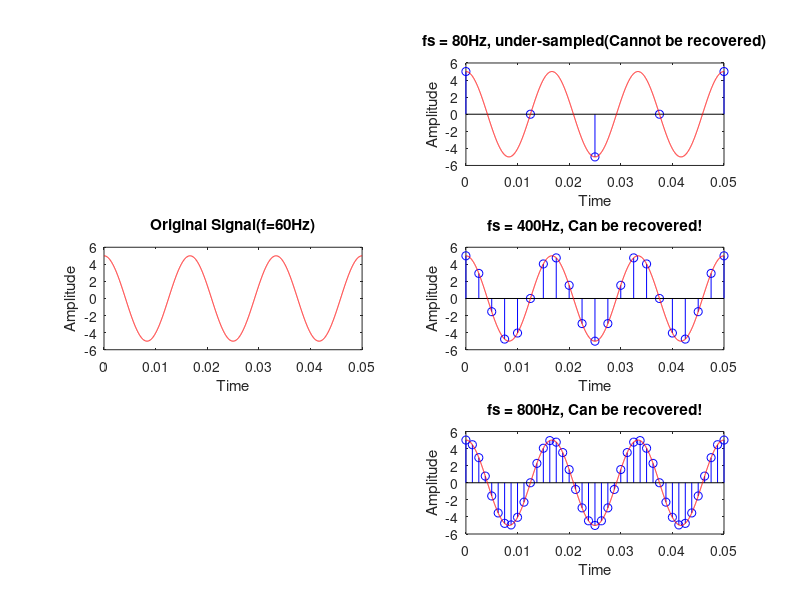

Write MATLAB code to recreate this figure.
clc;
clear;
fm = 60;
T = 1./fm;
fs1 = 80;
fs2 = 400;
fs3 = 800;
t = 0:0.00001:3*T;

y1 = 5*cos(120*pi*t);
n1 = 0:1./fs1:3*T;
n2 = 0:1./fs2:3*T;
n3 = 0:1./fs3:3*T;

subplot(3,2,3);
plot(t,y1,'r');
xlabel('Time');
ylabel('Amplitude');
title('Original Signal(f=60Hz)');

y2 = 5*cos(120*pi*n1);
y3 = 5*cos(120*pi*n2);
y4 = 5*cos(120*pi*n3);

subplot(3,2,2);
stem(n1,y2,'b');
title('fs = 80Hz, under-sampled(Cannot be recovered)');
hold on;
plot(t,y1,'r');
xlabel('Time');
ylabel('Amplitude');

subplot(3,2,4);
stem(n2,y3,'b');
title('fs = 400Hz, Can be recovered!');
hold on;
plot(t,y1,'r');
xlabel('Time');
ylabel('Amplitude');

subplot(3,2,6);
stem(n3,y4,'b');
title('fs = 800Hz, Can be recovered!');
hold on;
plot(t,y1,'r');
xlabel('Time');
ylabel('Amplitude');